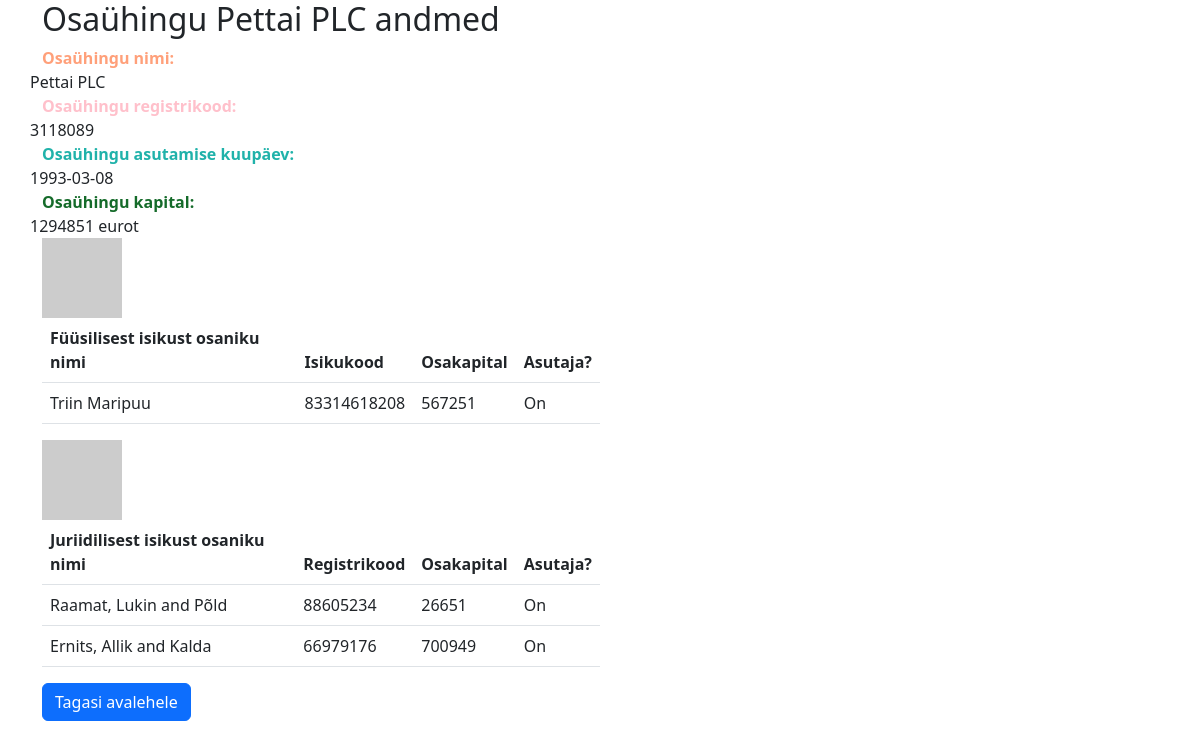
The page /osauhingud/Pettai PLC on the database its author committed.
### models.py (models this page shows, shortened)
class Osauhingud(Base):
    __tablename__ = 'osauhingud'
    index = Column(Integer, primary_key=True, autoincrement=True)
    osauhingu_nimi = Column(String(100), nullable=False)
    registri_kood = Column(Integer, nullable=False)
    asutamise_kuupaev = Column(String(10), nullable=False)
    kapital = Column(Integer, nullable=False)
    fuusilised_osanikud = relationship(
        "FuusilisestIsikustOsanikud",
        secondary=many_to_many_table_fuusilised_isikud,
        back_populates="osaniku_osauhingud",
        cascade="all, delete",
    )
    juriidilised_osanikud = relationship(
        "JuriidilisestIsikustOsanikud",
        secondary=many_to_many_table_juriidilised_isikud,
        back_populates="osaniku_osauhingud",
        cascade="all, delete",
        primaryjoin="Osauhingud.index == many_to_many_table_juriidilised_isikud.c.left_id_osauhingud",
        secondaryjoin="JuriidilisestIsikustOsanikud.index == many_to_many_table_juriidilised_isikud.c.right_id_osanikud"
    )

class FuusilisestIsikustOsanikud(Base):
    __tablename__ = 'fuusilisest_isikust_osanikud'
    index = Column(Integer, primary_key=True, autoincrement=True)
    nimi = Column(String(200), nullable=False)
    isikukood = Column(String(11), nullable=False)
    osaniku_osauhingud = relationship(
        "Osauhingud",
        secondary=many_to_many_table_fuusilised_isikud,
        back_populates="fuusilised_osanikud",
        cascade="all, delete",
    )

class JuriidilisestIsikustOsanikud(Base):
    __tablename__ = 'juriidilisest_isikust_osanikud'
    index = Column(Integer, primary_key=True, autoincrement=True)
    nimi = Column(String(200), nullable=False)
    registrikood = Column(Integer, nullable=False)
    osaniku_osauhingud = relationship(
        "Osauhingud",
        secondary=many_to_many_table_juriidilised_isikud,
        back_populates="juriidilised_osanikud",
        cascade="all, delete",
    )

### tables this page shows
CREATE TABLE many_to_many_table_fuusilised_isikud (
	"index" INTEGER NOT NULL, 
	left_id_osauhingud INTEGER, 
	right_id_osanikud INTEGER, 
	osakapital INTEGER, 
	is_asutaja VARCHAR(100), 
	PRIMARY KEY ("index"), 
	FOREIGN KEY(left_id_osauhingud) REFERENCES osauhingud ("index"), 
	FOREIGN KEY(right_id_osanikud) REFERENCES fuusilisest_isikust_osanikud ("index")
);

CREATE TABLE many_to_many_table_juriidilised_isikud (
	"index" INTEGER NOT NULL, 
	left_id_osauhingud INTEGER, 
	right_id_osanikud INTEGER, 
	osakapital INTEGER, 
	is_asutaja VARCHAR(100), 
	PRIMARY KEY ("index"), 
	FOREIGN KEY(left_id_osauhingud) REFERENCES osauhingud ("index"), 
	FOREIGN KEY(right_id_osanikud) REFERENCES juriidilisest_isikust_osanikud ("index")
);

### routes.py (the view)
@app.route('/osauhingud/<osauhingu_nimi>')
def osauhingu_andmed(osauhingu_nimi):
    osauhingu_nimi = urllib.parse.unquote(osauhingu_nimi)
    andmed = pari_osauhingu_tabelid(osauhingu_nimi)
    return render_template('osauhingu_andmed.html',osauhingu_nimi=osauhingu_nimi,andmed=andmed)

### templates/osauhingu_andmed.html
{% extends "base.html" %}
{% block main %}
<div class="container">
    <div class="col-6">
        <h2>Osaühingu {{osauhingu_nimi}} andmed</h2>
    </div>
    <div class="col-6">
        <div class="row">
            <span style="color:lightsalmon;font-weight:bold;">Osaühingu nimi:</span> {{andmed[0].iloc[0]['Osaühingu nimi']}}
        </div>
        <div class="row">
            <span style="color:pink;font-weight:bold;">Osaühingu registrikood:</span> {{andmed[0].iloc[0]['Registrikood']}}
        </div>
        <div class="row">
            <span style="color:lightseagreen;font-weight:bold;">Osaühingu asutamise kuupäev:</span> {{andmed[0].iloc[0]['Asutamise kuupäev']}}
        </div>
        <div class="row">
            <span style="color:rgb(21, 107, 42);font-weight:bold;">Osaühingu kapital:</span> {{andmed[0].iloc[0]['Kapital']}} eurot
        </div>
        <img src="https://api.dicebear.com/5.x/pixel-art/svg?seed={{ [1,n,100]|random() }}&size=96" alt="avatar"/>
        <table class="table">
            <thead>
                <tr>
                    {% for column in andmed[1].columns %}
                    <th>{{ column }}</th>
                    {% endfor %}
                </tr>
            </thead>
            <tbody>
                {% for row in andmed[1].values %}
                <tr>
                    {% for value in row %}
                    <td>{{ value }}</td>
                    {% endfor %}
                </tr>
                {% endfor %}
            </tbody>
        </table>
        <img src="https://api.dicebear.com/5.x/shapes/svg?seed={{ [1,n,100]|random() }}&size=96"alt="avatar"/>
        <table class="table">
            <thead>
                <tr>
                    {% for column in andmed[2].columns %}
                    <th>{{ column }}</th>
                    {% endfor %}
                </tr>
            </thead>
            <tbody>
                {% for row in andmed[2].values %}
                <tr>
                    {% for value in row %}
                    <td>{{ value }}</td>
                    {% endfor %}
                </tr>
                {% endfor %}
            </tbody>
        </table>
        <a href="/" class="btn btn-primary">Tagasi avalehele</a>
    </div>
</div>
{% endblock %}

### templates/base.html (shortened to what this page needs)
<!DOCTYPE html>
<html>
    <head>
        <link rel="stylesheet" href="/static/styles/styles.css">
        <link rel="stylesheet" href="https://cdn.jsdelivr.net/npm/bootstrap@5.3.0-alpha1/dist/css/bootstrap.min.css"
>
        <link rel="stylesheet" type="text/css" href="https://cdn.datatables.net/1.13.3/css/jquery.dataTables.min.css">
    </head>
    <body>
        {% block main %}
        {% endblock %}
    </body>
</html>

### rows shown on the page
Osauhingud: osauhingu_nimi "Pettai PLC", asutamise_kuupaev "1993-03-08"
FuusilisestIsikustOsanikud: nimi "Triin Maripuu", isikukood "83314618208"
many_to_many_table_fuusilised_isikud: is_asutaja "On"
JuriidilisestIsikustOsanikud: nimi "Raamat, Lukin and Põld"
many_to_many_table_juriidilised_isikud: is_asutaja "On"
JuriidilisestIsikustOsanikud: nimi "Ernits, Allik and Kalda"
many_to_many_table_juriidilised_isikud: is_asutaja "On"

### other values the page prints
{{ andmed[0].iloc[0]['Registrikood'] }} "3118089"
{{ andmed[0].iloc[0]['Kapital'] }} "1294851"
{{ column }} "Füüsilisest isikust osaniku nimi" "Isikukood" "Osakapital" "Asutaja?"
{{ value }} "567251"
{{ column }} "Juriidilisest isikust osaniku nimi" "Registrikood" "Osakapital" "Asutaja?"
{{ value }} "88605234" "26651" "66979176" "700949"
